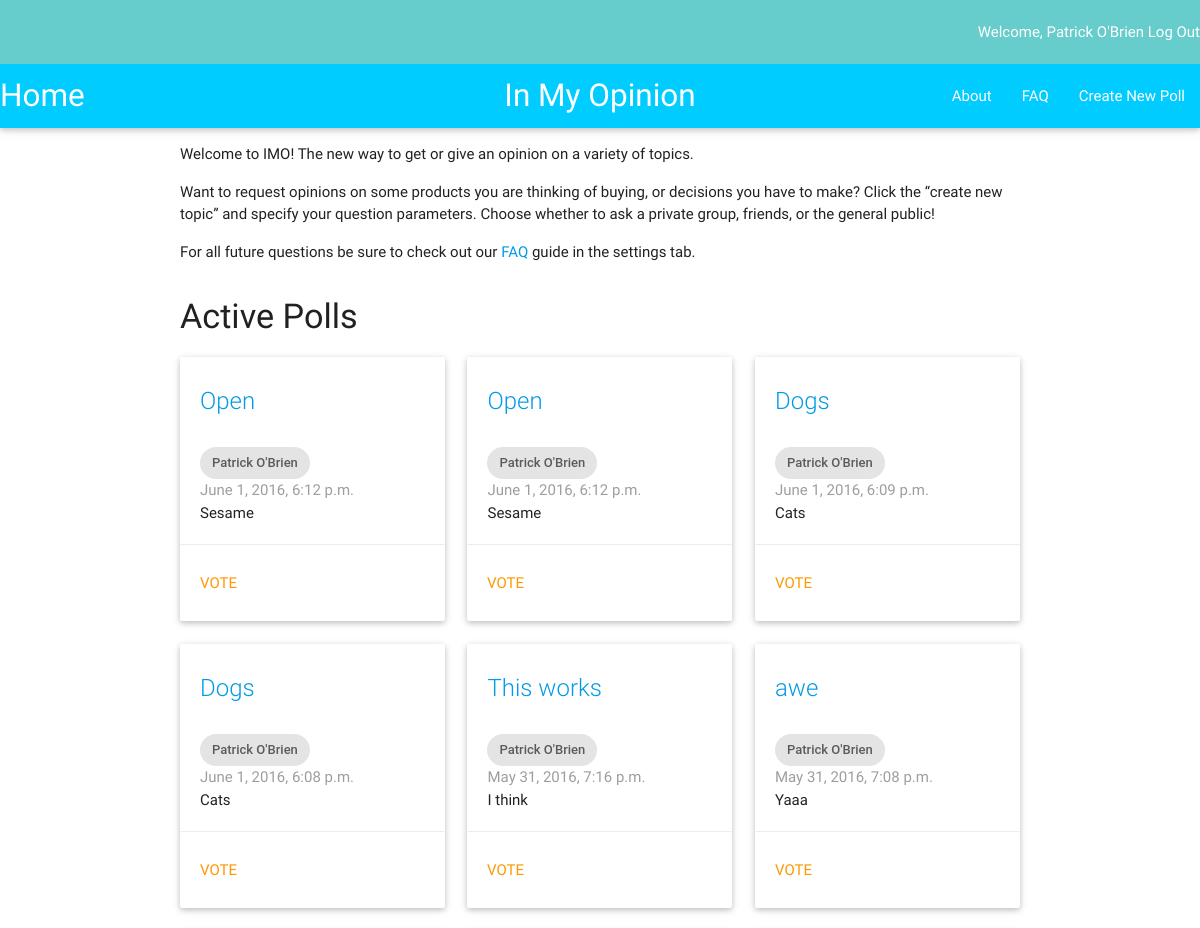
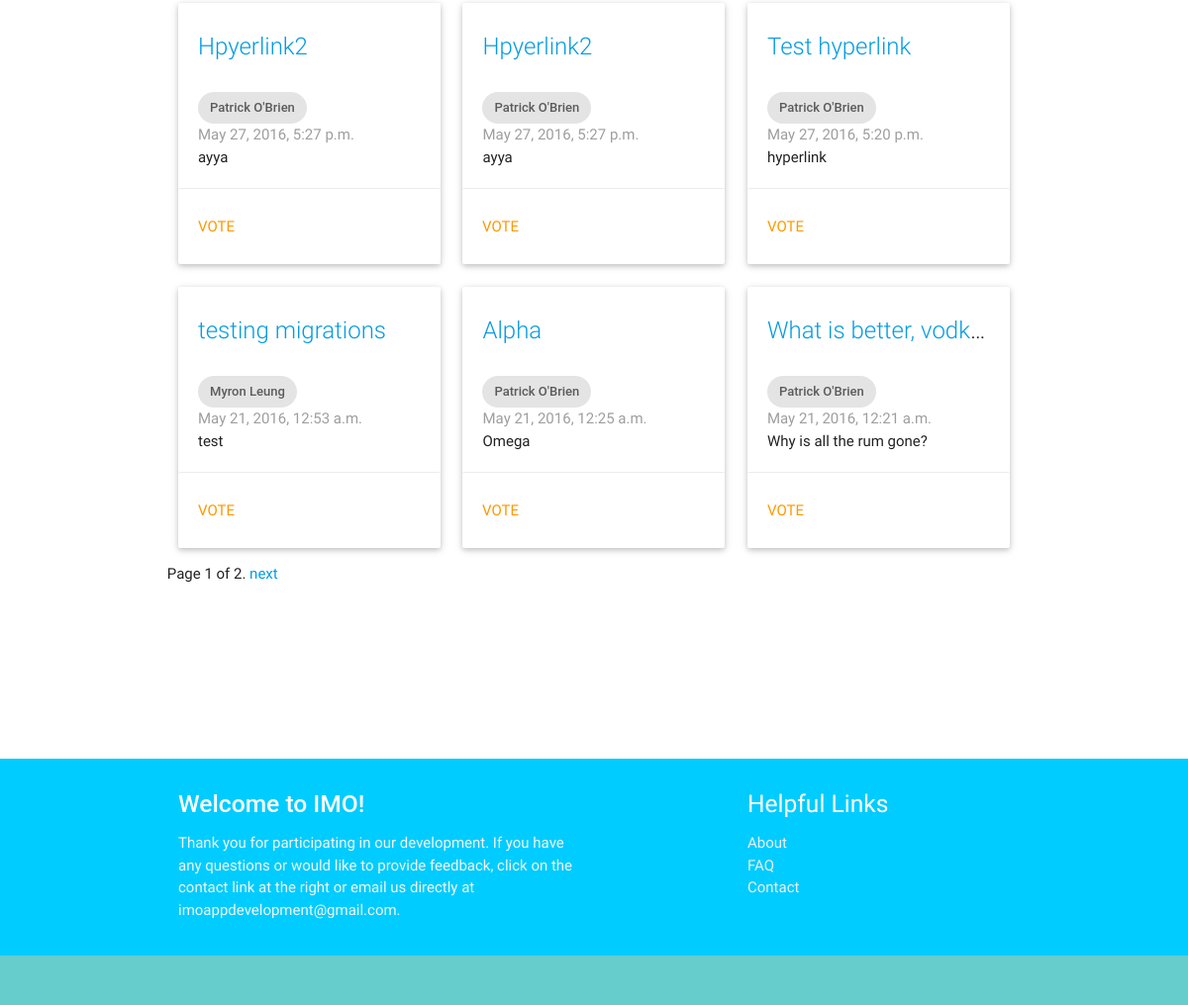
The app's page /imo_app/ (signed in), older data (2 pictures, top to bottom).
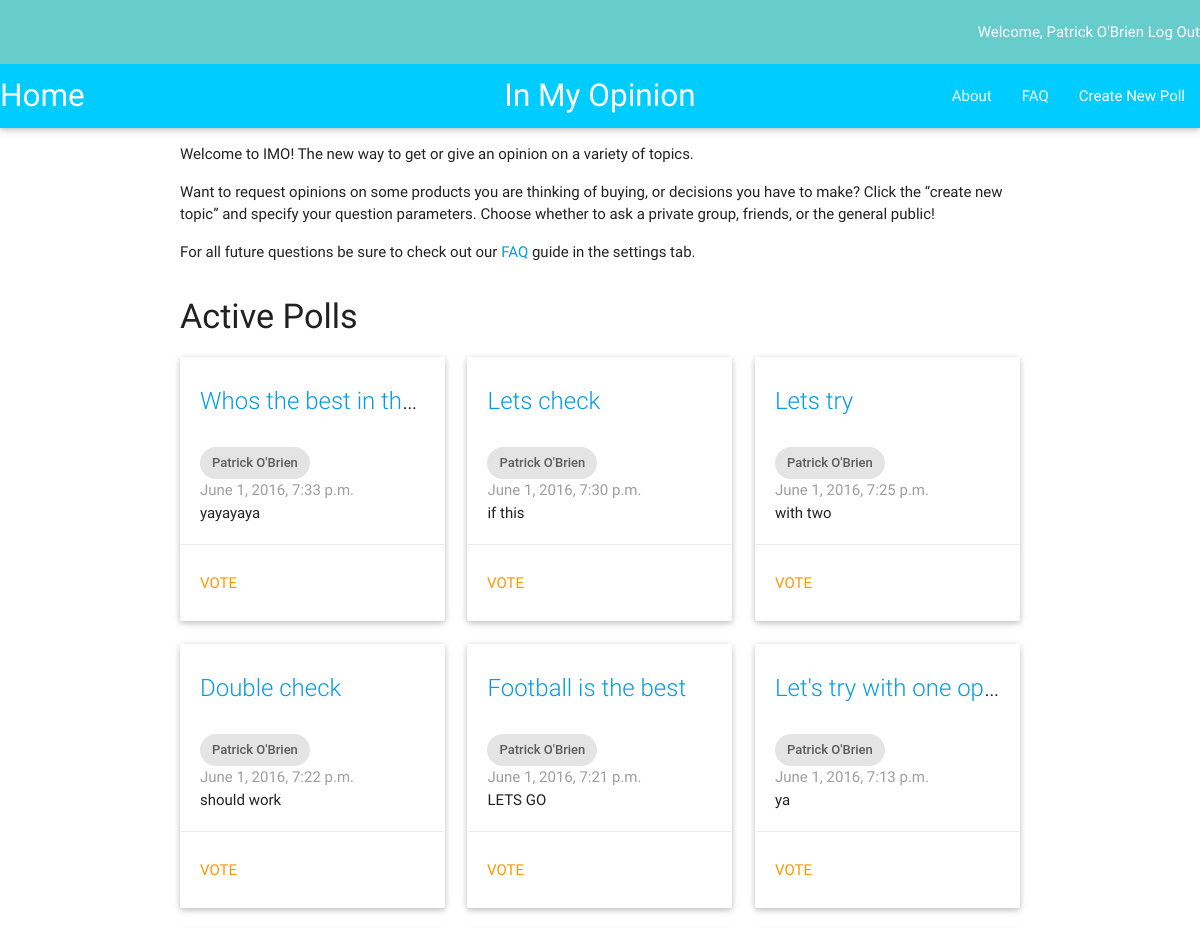
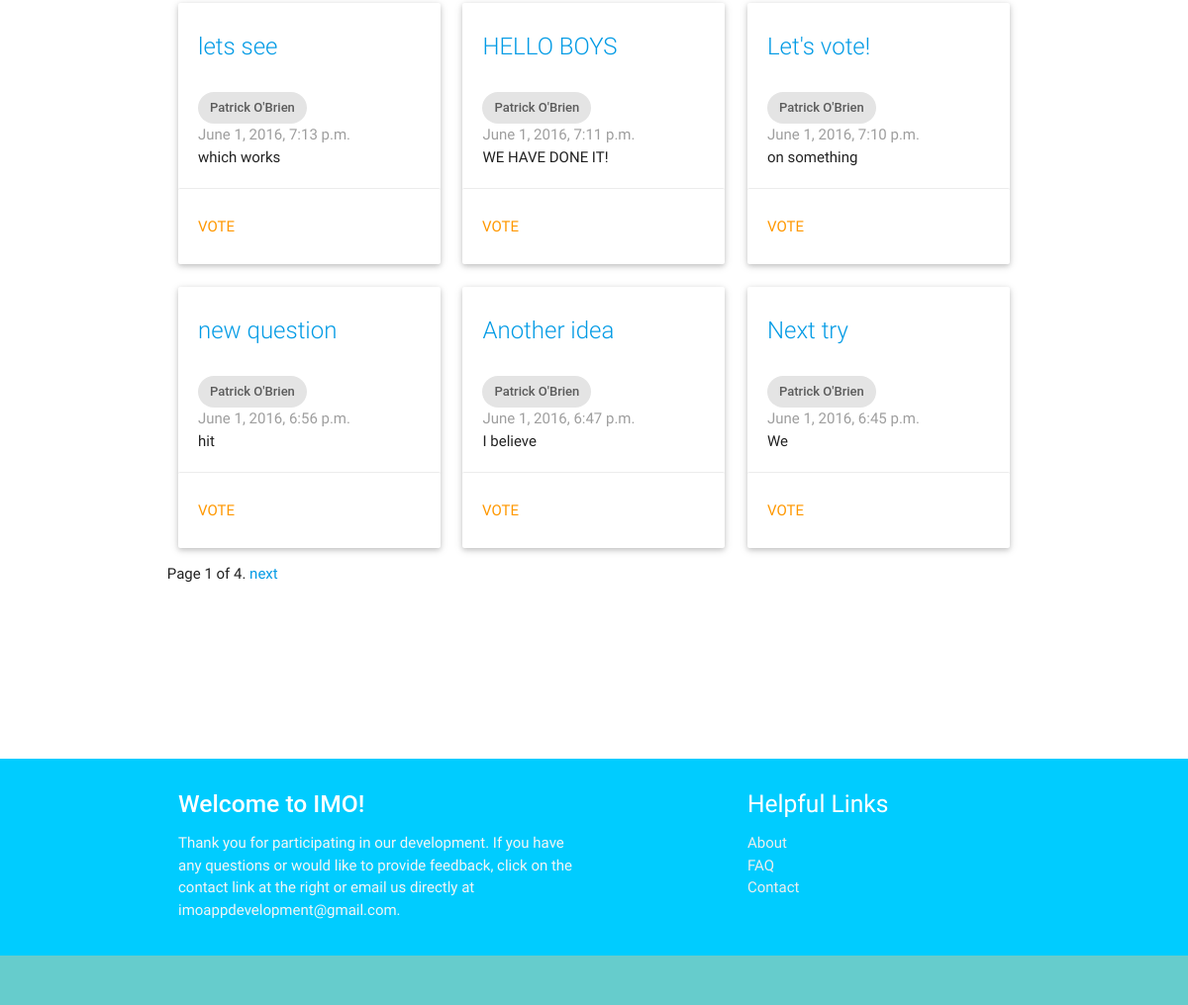
The same page, newer data (2 pictures, top to bottom).
### imo_app/models.py (models this page shows, shortened)
class Question(models.Model):
    author = models.ForeignKey(UserProfile, on_delete=models.CASCADE)
    question_text = models.CharField(max_length=200)
    description = models.TextField(default = '')
    pub_date = models.DateTimeField('date published')
    choice1 = models.CharField(default = '', max_length = 200)
    image1 = models.ImageField(null=True, blank=True)
    choice2 = models.CharField(null=True, blank=True, default = '', max_length = 200)
    image2 = models.ImageField(null=True, blank=True)
    choice3 = models.CharField(null=True, blank=True, default = '', max_length = 200)
    image3 = models.ImageField(null=True, blank=True)
    class Meta:
        ordering = ['-pub_date']

class UserProfile(models.Model):
    user = models.OneToOneField(User)

### imo_app/views.py (the view)
def index(request):
    q_list = Question.objects.all()
    paginator = Paginator(q_list, 12) # Show 25 contacts per page
    page = request.GET.get('page')
    try:
        q = paginator.page(page)
    except PageNotAnInteger:
        q = paginator.page(1)
    except EmptyPage:
        q = paginator.page(paginator.num_pages)
    current_user = request.user
    context = {'q_all': q, 'current_user': current_user}
    return render(request, 'imo_app/index.html', context)

### imo_app/templates/imo_app/index.html (shortened to what this page needs)
{% extends "imo_app/base.html" %}
{% block content %}
  <div class="row">
    <div class="col m12">
      <p>Welcome to IMO!  The new way to get or give an opinion on a variety of topics.</p>
      <p>Want to request opinions on some products you are thinking of buying, or decisions you have to make?
        Click the “create new topic” and specify your question parameters.  Choose whether to ask a private group,
        friends, or the general public!</p>
      <p>For all future questions be sure to check out our <a href="faq/">FAQ</a> guide in the settings tab.</p>
    </div>
  </div>
    {% if user.is_authenticated %}
      <h4>Active Polls</h4>
      <div class="row">
        {% for i in q_all %}
          <div class="col m4">
            <div class="card" >
              <div class="card-content">
                <span class="card-title truncate"><a href="{% url 'imo_app:detail' i.id %}">{{ i.question_text }}</a></span>
                <br>
                <div class="chip">
                  {{ i.author.user.first_name}} {{ i.author.user.last_name}}
                </div>
                <p class="grey-text">{{ i.pub_date }}</p>
                <p class="truncate">{{ i.description }}</p>
              </div>
              <a href="{% url 'imo_app:detail' i.id %}"><div class="orange-text waves-effect waves-teal card-action btn-flat" style="width:100%; height: 100%">
                Vote
              </div></a>
            </div>
          </div>
        {% endfor %}
        <div class="pagination">
            <span class="step-links">
                <span class="current">
                    Page {{ q_all.number }} of {{ q_all.paginator.num_pages }}.
                </span>
                {% if q_all.has_next %}
                    <a href="?page={{ q_all.next_page_number }}">next</a>
                {% endif %}
            </span>
        </div>
      </div>
    {% endif %}
{% endblock content %}

Row changes from the older to the newer data that the page shows:
no longer on this page (row unchanged): Question: question_text "Open", author.user.first_name "Patrick", author.user.last_name "O'Brien", pub_date "June 1, 2016, 6:12 p.m.", description "Sesame"
no longer on this page (row unchanged): Question: question_text "Open", author.user.first_name "Patrick", author.user.last_name "O'Brien", pub_date "June 1, 2016, 6:12 p.m.", description "Sesame"
no longer on this page (row unchanged): Question: question_text "Dogs", author.user.first_name "Patrick", author.user.last_name "O'Brien", pub_date "June 1, 2016, 6:09 p.m.", description "Cats"
no longer on this page (row unchanged): Question: question_text "Dogs", author.user.first_name "Patrick", author.user.last_name "O'Brien", pub_date "June 1, 2016, 6:08 p.m.", description "Cats"
no longer on this page (row unchanged): Question: question_text "This works", author.user.first_name "Patrick", author.user.last_name "O'Brien", pub_date "May 31, 2016, 7:16 p.m.", description "I think"
no longer on this page (row unchanged): Question: question_text "awe", author.user.first_name "Patrick", author.user.last_name "O'Brien", pub_date "May 31, 2016, 7:08 p.m.", description "Yaaa"
no longer on this page (row unchanged): Question: question_text "Hpyerlink2", author.user.first_name "Patrick", author.user.last_name "O'Brien", pub_date "May 27, 2016, 5:27 p.m.", description "ayya"
no longer on this page (row unchanged): Question: question_text "Hpyerlink2", author.user.first_name "Patrick", author.user.last_name "O'Brien", pub_date "May 27, 2016, 5:27 p.m.", description "ayya"
no longer on this page (row unchanged): Question: question_text "Test hyperlink", author.user.first_name "Patrick", author.user.last_name "O'Brien", pub_date "May 27, 2016, 5:20 p.m.", description "hyperlink"
no longer on this page (row unchanged): Question: question_text "testing migrations", author.user.first_name "Myron", author.user.last_name "Leung", pub_date "May 21, 2016, 12:53 a.m.", description "test"
no longer on this page (row unchanged): Question: question_text "Alpha", author.user.first_name "Patrick", author.user.last_name "O'Brien", pub_date "May 21, 2016, 12:25 a.m.", description "Omega"
no longer on this page (row unchanged): Question: question_text "What is better, vodk…", author.user.first_name "Patrick", author.user.last_name "O'Brien", pub_date "May 21, 2016, 12:21 a.m.", description "Why is all the rum gone?"
added Question: question_text "Whos the best in th…", author.user.first_name "Patrick", author.user.last_name "O'Brien", pub_date "June 1, 2016, 7:33 p.m.", description "yayayaya"
added Question: question_text "Lets check", author.user.first_name "Patrick", author.user.last_name "O'Brien", pub_date "June 1, 2016, 7:30 p.m.", description "if this"
added Question: question_text "Lets try", author.user.first_name "Patrick", author.user.last_name "O'Brien", pub_date "June 1, 2016, 7:25 p.m.", description "with two"
added Question: question_text "Double check", author.user.first_name "Patrick", author.user.last_name "O'Brien", pub_date "June 1, 2016, 7:22 p.m.", description "should work"
added Question: question_text "Football is the best", author.user.first_name "Patrick", author.user.last_name "O'Brien", pub_date "June 1, 2016, 7:21 p.m.", description "LETS GO"
added Question: question_text "Let's try with one op…", author.user.first_name "Patrick", author.user.last_name "O'Brien", pub_date "June 1, 2016, 7:13 p.m.", description "ya"
added Question: question_text "lets see", author.user.first_name "Patrick", author.user.last_name "O'Brien", pub_date "June 1, 2016, 7:13 p.m.", description "which works"
added Question: question_text "HELLO BOYS", author.user.first_name "Patrick", author.user.last_name "O'Brien", pub_date "June 1, 2016, 7:11 p.m.", description "WE HAVE DONE IT!"
added Question: question_text "Let's vote!", author.user.first_name "Patrick", author.user.last_name "O'Brien", pub_date "June 1, 2016, 7:10 p.m.", description "on something"
added Question: question_text "new question", author.user.first_name "Patrick", author.user.last_name "O'Brien", pub_date "June 1, 2016, 6:56 p.m.", description "hit"
added Question: question_text "Another idea", author.user.first_name "Patrick", author.user.last_name "O'Brien", pub_date "June 1, 2016, 6:47 p.m.", description "I believe"
added Question: question_text "Next try", author.user.first_name "Patrick", author.user.last_name "O'Brien", pub_date "June 1, 2016, 6:45 p.m.", description "We"
Text that changed along with them:
{{ q_all.paginator.num_pages }}: "2" → "4"
